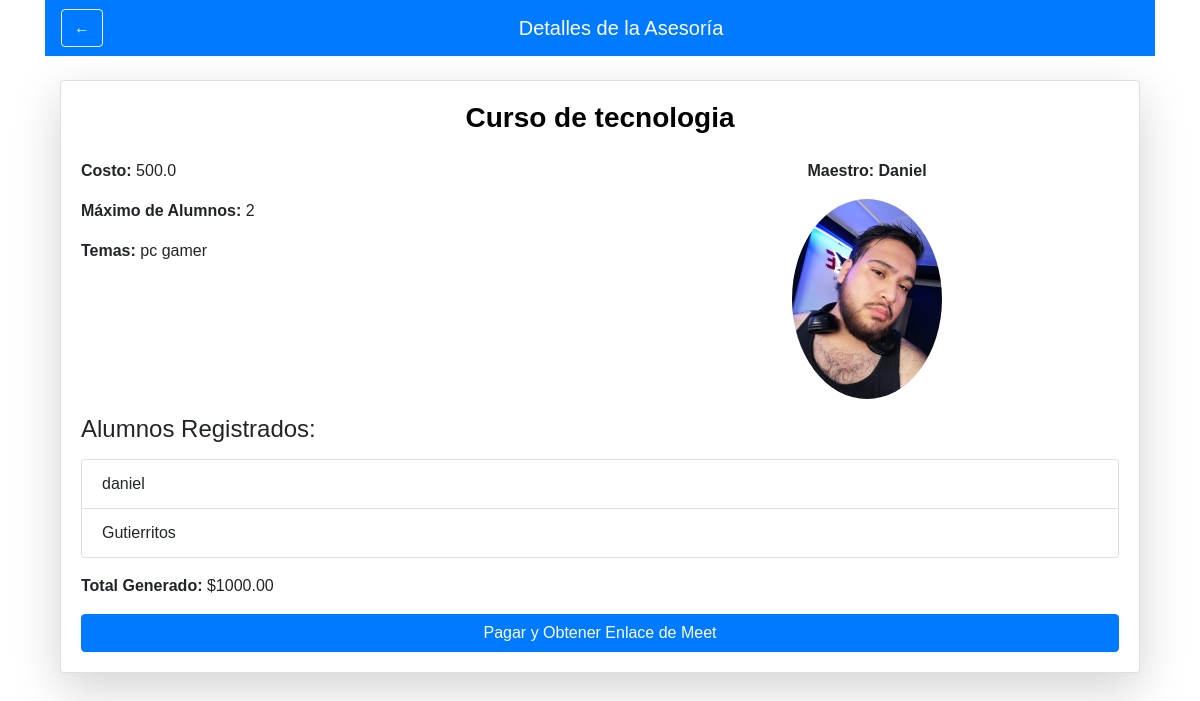
The page /ver_asesoria/8 (signed in) on the database its author committed.
### ProyectoWeb/app.py (models this page shows)
class Asesoria(db.Model):
    id = db.Column(db.Integer, primary_key=True)
    descripcion = db.Column(db.String(200), nullable=False)
    costo = db.Column(db.Float, nullable=False)
    max_alumnos = db.Column(db.Integer, nullable=False)
    temas = db.Column(db.String(200), nullable=False)
    maestro_id = db.Column(db.Integer, db.ForeignKey('user.id'), nullable=False)
    alumnos = db.relationship('User', secondary=asesoria_alumno, back_populates='asesorias')
    total_pagado = db.Column(db.Float, default=0.0)
    meet_link = db.Column(db.String(200), nullable=True)

class User(UserMixin, db.Model):
    id = db.Column(db.Integer, primary_key=True)
    nombre = db.Column(db.String(100), nullable=False)
    email = db.Column(db.String(100), unique=True, nullable=False)
    password = db.Column(db.String(100), nullable=False)
    rol = db.Column(db.String(10), nullable=False)
    especializacion = db.Column(db.String(200), nullable=True)  # Nueva columna
    foto = db.Column(db.String(200), nullable=True)  # Nueva columna
    edad = db.Column(db.Integer, nullable=True)  # Nueva columna
    nivel = db.Column(db.String(50), nullable=True)  # Nueva columna
    asesorias = db.relationship('Asesoria', secondary=asesoria_alumno, back_populates='alumnos')

### ProyectoWeb/app.py (the view)
@app.route('/ver_asesoria/<int:id>')
@login_required
def ver_asesoria(id):
    asesoria = Asesoria.query.get_or_404(id)
    maestro = User.query.get(asesoria.maestro_id)
    alumnos = db.session.query(User).join(RegistroAsesoria).filter(RegistroAsesoria.asesoria_id == asesoria.id).all()
    total_pagado = db.session.query(
        db.func.sum(
            case(
                (RegistroAsesoria.pagado == True, asesoria.costo)
            )
        )
    ).filter(
        RegistroAsesoria.asesoria_id == asesoria.id
    ).scalar()
    if total_pagado is None:
        total_pagado = 0.0
    logging.debug(f'ID de Asesoría: {id}')
    logging.debug(f'Total pagado calculado: {total_pagado}')
    logging.debug(f'Alumnos registrados: {len(alumnos)}')
    for alumno in alumnos:
        logging.debug(f'Alumno: {alumno.nombre}, ID: {alumno.id}')
    registrado = request.args.get('registrado', default=False, type=bool)
    context = {
        'asesoria': asesoria,
        'maestro': maestro,
        'alumnos': alumnos,
        'total_pagado': total_pagado,
        'registrado': registrado
    }
    logging.debug(f'Contexto pasado al template: {context}')
    return render_template('ver_asesoria.html', **context)

### ProyectoWeb/app.py (called while the page is built)
@login_manager.user_loader
def load_user(user_id):
    return User.query.get(int(user_id))

### ProyectoWeb/templates/ver_asesoria.html (shortened to what this page needs)
{% extends 'base.html' %}
{% block content %}
<nav class="navbar navbar-expand-lg navbar-dark bg-primary mb-4">
    <button class="btn btn-outline-light" onclick="window.location.href='{{ url_for('dashboard_alumno') }}';">←</button>
    <a class="navbar-brand mx-auto" href="#">Detalles de la Asesoría</a>
</nav>
<div class="container mt-4">
    <div class="card shadow-lg">
        <div class="card-body">
            <h2 class="text-center mb-4">{{ asesoria.descripcion }}</h2>
            <div class="row mb-3">
                <div class="col-md-6">
                    <p><strong>Costo:</strong> {{ asesoria.costo }}</p>
                    <p><strong>Máximo de Alumnos:</strong> {{ asesoria.max_alumnos }}</p>
                    <p><strong>Temas:</strong> {{ asesoria.temas }}</p>
                </div>
                <div class="col-md-6 text-center">
                    <p><strong>Maestro:</strong> {{ maestro.nombre }}</p>
                    {% if maestro.foto %}
                        <img src="{{ url_for('static', filename='profile_pics/' ~ maestro.foto) }}" alt="Foto del Maestro" class="img-fluid rounded-circle" style="max-width: 150px;">
                    {% endif %}
                </div>
            </div>
            <h4 class="mb-3">Alumnos Registrados:</h4>
            <ul class="list-group mb-3">
                {% for alumno in alumnos %}
                    <li class="list-group-item">{{ alumno.nombre }}</li>
                {% endfor %}
            </ul>
            <p><strong>Total Generado:</strong> ${{ "%.2f" % total_pagado }}</p>
            {% set registro = asesoria.registros|selectattr('alumno_id', 'equalto', current_user.id)|first %}
            {% if registro and registro.pagado %}
                <div class="alert alert-success">
                    <strong>Enlace de Google Meet:</strong> <a href="{{ asesoria.meet_link }}" target="_blank">{{ asesoria.meet_link }}</a>
                </div>
            {% else %}
                <form action="{{ url_for('procesar_pago', id=asesoria.id) }}" method="POST">
                    <button type="submit" class="btn btn-primary btn-block">Pagar y Obtener Enlace de Meet</button>
                </form>
            {% endif %}
        </div>
    </div>
</div>
{% endblock %}

### ProyectoWeb/static/style.css (style rules this page uses)
body { margin: 0; padding: 0; height: 100vh; background: url('/static/Fondo1.jpeg') no-repeat center center fixed; background-size: cover; font-family: Arial, sans-serif; }
h2 { margin-bottom: 20px; font-size: 28px; font-weight: bold; color: black; }
button { background-color: white; color: #007BFF; border: none; padding: 12px; border-radius: 10px; cursor: pointer; font-weight: bold; }
.text-center { text-align: center; font-weight: bold; }
.mb-4 { margin-bottom: 1.5rem; }

### rows shown on the page
Asesoria: descripcion "Curso de tecnologia", costo "500.0", max_alumnos "2", temas "pc gamer"
User: nombre "Daniel", foto (picture)
User: nombre "daniel"
User: nombre "Gutierritos"

### other values the page prints
{{ "%.2f" % total_pagado }} "1000.00"
